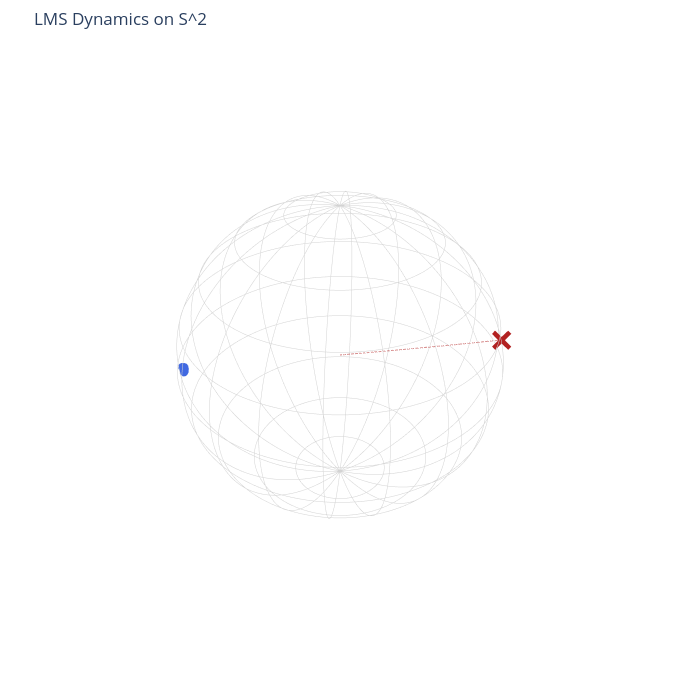

The cell this chart's notebook holds for it:
### Markdown cell above
## 1.2 Real Möbius map on ball / sphere
This is the real version of the Möbius map ($M_w$) we discussed:

$$
M_w(x) = \frac{(1 - |w|^2)(x - |x|^2 w)}{1 - 2\langle w,x\rangle + |w|^2 |x|^2} - w.
$$

### Code cell
%cd /Users/adamsobieszek/pitch/pitch-website/public/notebooks/kuramoto/LMSSPP/src
from lmsspp import (
    random_points_on_sphere, integrate_w_euler, make_sphere_figure, reconstruct_sphere_trajectory
)
import torch

p3 = random_points_on_sphere(640, 3)
a = torch.ones(640)
res = integrate_w_euler(torch.zeros(3), p3, a, dt=1e-3, steps=300)
x_traj = reconstruct_sphere_trajectory(res.trajectory, p3)
fig = make_sphere_figure(x_traj[-1], w_t=res.trajectory[-1], w_path=res.trajectory)
fig.show()

### Figure 1 — Plotly figure (JSON) as saved in the notebook; plotly's stock layout.template omitted (floating-point values rounded to 4 significant figures; data arrays with more than 128 entries replaced by an {"elided": "..."} marker saying what was removed)
{"data": [{"hoverinfo": "skip", "line": {"color": "lightgrey", "width": 1}, "mode": "lines", "showlegend": false, "type": "scatter3d", "x": {"elided": "200 float values"}, "y": {"elided": "200 float values"}, "z": {"elided": "200 float values"}}, {"hoverinfo": "skip", "line": {"color": "lightgrey", "width": 1}, "mode": "lines", "showlegend": false, "type": "scatter3d", "x": {"elided": "200 float values"}, "y": {"elided": "200 float values"}, "z": {"elided": "200 float values"}}, {"hoverinfo": "skip", "line": {"color": "lightgrey", "width": 1}, "mode": "lines", "showlegend": false, "type": "scatter3d", "x": {"elided": "200 float values"}, "y": {"elided": "200 float values"}, "z": {"elided": "200 float values"}}, {"hoverinfo": "skip", "line": {"color": "lightgrey", "width": 1}, "mode": "lines", "showlegend": false, "type": "scatter3d", "x": {"elided": "200 float values"}, "y": {"elided": "200 float values"}, "z": {"elided": "200 float values"}}, {"hoverinfo": "skip", "line": {"color": "lightgrey", "width": 1}, "mode": "lines", "showlegend": false, "type": "scatter3d", "x": {"elided": "200 float values"}, "y": {"elided": "200 float values"}, "z": {"elided": "200 int values"}}, {"hoverinfo": "skip", "line": {"color": "lightgrey", "width": 1}, "mode": "lines", "showlegend": false, "type": "scatter3d", "x": {"elided": "200 float values"}, "y": {"elided": "200 float values"}, "z": {"elided": "200 float values"}}, {"hoverinfo": "skip", "line": {"color": "lightgrey", "width": 1}, "mode": "lines", "showlegend": false, "type": "scatter3d", "x": {"elided": "200 float values"}, "y": {"elided": "200 float values"}, "z": {"elided": "200 float values"}}, {"hoverinfo": "skip", "line": {"color": "lightgrey", "width": 1}, "mode": "lines", "showlegend": false, "type": "scatter3d", "x": {"elided": "200 float values"}, "y": {"elided": "200 float values"}, "z": {"elided": "200 float values"}}, {"hoverinfo": "skip", "line": {"color": "lightgrey", "width": 1}, "mode": "lines", "showlegend": false, "type": "scatter3d", "x": {"elided": "200 float values"}, "y": {"elided": "200 float values"}, "z": {"elided": "200 float values"}}, {"hoverinfo": "skip", "line": {"color": "lightgrey", "width": 1}, "mode": "lines", "showlegend": false, "type": "scatter3d", "x": {"elided": "200 float values"}, "y": {"elided": "200 int values"}, "z": {"elided": "200 float values"}}, {"hoverinfo": "skip", "line": {"color": "lightgrey", "width": 1}, "mode": "lines", "showlegend": false, "type": "scatter3d", "x": {"elided": "200 float values"}, "y": {"elided": "200 float values"}, "z": {"elided": "200 float values"}}, {"hoverinfo": "skip", "line": {"color": "lightgrey", "width": 1}, "mode": "lines", "showlegend": false, "type": "scatter3d", "x": {"elided": "200 float values"}, "y": {"elided": "200 float values"}, "z": {"elided": "200 float values"}}, {"hoverinfo": "skip", "line": {"color": "lightgrey", "width": 1}, "mode": "lines", "showlegend": false, "type": "scatter3d", "x": {"elided": "200 float values"}, "y": {"elided": "200 float values"}, "z": {"elided": "200 float values"}}, {"hoverinfo": "skip", "line": {"color": "lightgrey", "width": 1}, "mode": "lines", "showlegend": false, "type": "scatter3d", "x": {"elided": "200 float values"}, "y": {"elided": "200 float values"}, "z": {"elided": "200 float values"}}, {"hoverinfo": "skip", "line": {"color": "lightgrey", "width": 1}, "mode": "lines", "showlegend": false, "type": "scatter3d", "x": {"elided": "200 float values"}, "y": {"elided": "200 float values"}, "z": {"elided": "200 float values"}}, {"hoverinfo": "skip", "line": {"color": "lightgrey", "width": 1}, "mode": "lines", "showlegend": false, "type": "scatter3d", "x": {"elided": "200 float values"}, "y": {"elided": "200 float values"}, "z": {"elided": "200 float values"}}, {"hoverinfo": "skip", "line": {"color": "lightgrey", "width": 1}, "mode": "lines", "showlegend": false, "type": "scatter3d", "x": {"elided": "200 float values"}, "y": {"elided": "200 float values"}, "z": {"elided": "200 float values"}}, {"hoverinfo": "skip", "line": {"color": "lightgrey", "width": 1}, "mode": "lines", "showlegend": false, "type": "scatter3d", "x": {"elided": "200 float values"}, "y": {"elided": "200 float values"}, "z": {"elided": "200 float values"}}, {"hoverinfo": "skip", "line": {"color": "lightgrey", "width": 1}, "mode": "lines", "showlegend": false, "type": "scatter3d", "x": {"elided": "200 float values"}, "y": {"elided": "200 float values"}, "z": {"elided": "200 float values"}}, {"hoverinfo": "skip", "line": {"color": "lightgrey", "width": 1}, "mode": "lines", "showlegend": false, "type": "scatter3d", "x": {"elided": "200 float values"}, "y": {"elided": "200 float values"}, "z": {"elided": "200 float values"}}, {"hoverinfo": "skip", "line": {"color": "lightgrey", "width": 1}, "mode": "lines", "showlegend": false, "type": "scatter3d", "x": {"elided": "200 float values"}, "y": {"elided": "200 float values"}, "z": {"elided": "200 float values"}}, {"hoverinfo": "skip", "line": {"color": "lightgrey", "width": 1}, "mode": "lines", "showlegend": false, "type": "scatter3d", "x": {"elided": "200 float values"}, "y": {"elided": "200 float values"}, "z": {"elided": "200 float values"}}, {"hoverinfo": "skip", "line": {"color": "lightgrey", "width": 1}, "mode": "lines", "showlegend": false, "type": "scatter3d", "x": {"elided": "200 float values"}, "y": {"elided": "200 float values"}, "z": {"elided": "200 float values"}}, {"hoverinfo": "skip", "line": {"color": "lightgrey", "width": 1}, "mode": "lines", "showlegend": false, "type": "scatter3d", "x": {"elided": "200 float values"}, "y": {"elided": "200 float values"}, "z": {"elided": "200 float values"}}, {"hoverinfo": "skip", "line": {"color": "lightgrey", "width": 1}, "mode": "lines", "showlegend": false, "type": "scatter3d", "x": {"elided": "200 float values"}, "y": {"elided": "200 float values"}, "z": {"elided": "200 float values"}}, {"hoverinfo": "skip", "line": {"color": "lightgrey", "width": 1}, "mode": "lines", "showlegend": false, "type": "scatter3d", "x": {"elided": "200 float values"}, "y": {"elided": "200 float values"}, "z": {"elided": "200 float values"}}, {"hoverinfo": "skip", "line": {"color": "lightgrey", "width": 1}, "mode": "lines", "showlegend": false, "type": "scatter3d", "x": {"elided": "200 float values"}, "y": {"elided": "200 float values"}, "z": {"elided": "200 float values"}}, {"marker": {"color": "royalblue", "size": 5}, "mode": "markers", "name": "x_i(t)", "type": "scatter3d", "x": {"elided": "640 float values"}, "y": {"elided": "640 float values"}, "z": {"elided": "640 float values"}}, {"line": {"color": "firebrick", "dash": "dot", "width": 2}, "mode": "lines", "name": "w path", "type": "scatter3d", "x": {"elided": "301 float values"}, "y": {"elided": "301 float values"}, "z": {"elided": "301 float values"}}, {"marker": {"color": "firebrick", "size": 7, "symbol": "x"}, "mode": "markers", "name": "w(t)", "type": "scatter3d", "x": [-0.6885], "y": [0.713], "z": [0.125]}], "layout": {"height": 680, "margin": {"b": 20, "l": 20, "r": 20, "t": 50}, "scene": {"aspectmode": "data", "xaxis": {"visible": false}, "yaxis": {"visible": false}, "zaxis": {"visible": false}}, "showlegend": false, "title": {"text": "LMS Dynamics on S^2"}, "width": 680}}
